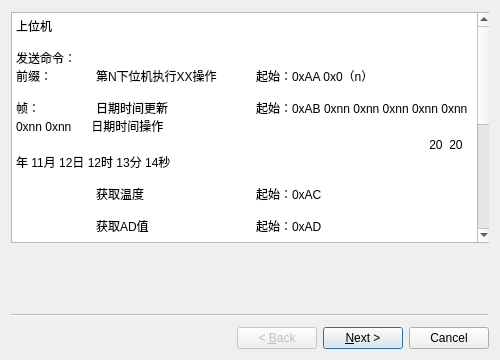
<?xml version="1.0" encoding="UTF-8"?>
<ui version="4.0">
 <class>Wizard</class>
 <widget class="QWizard" name="Wizard">
  <property name="windowTitle">
   <string>Wizard</string>
  </property>
  <widget class="QWizardPage" name="wizardPage1">
   <widget class="QTextBrowser" name="textBrowser">
    <property name="geometry">
     <rect>
      <x>0</x>
      <y>1</y>
      <width>481</width>
      <height>231</height>
     </rect>
    </property>
    <property name="html">
     <string>&lt;!DOCTYPE HTML PUBLIC &quot;-//W3C//DTD HTML 4.0//EN&quot; &quot;http://www.w3.org/TR/REC-html40/strict.dtd&quot;&gt;
&lt;html&gt;&lt;head&gt;&lt;meta name=&quot;qrichtext&quot; content=&quot;1&quot; /&gt;&lt;style type=&quot;text/css&quot;&gt;
p, li { white-space: pre-wrap; }
&lt;/style&gt;&lt;/head&gt;&lt;body style=&quot; font-family:'SimSun'; font-size:9pt; font-weight:400; font-style:normal;&quot;&gt;
&lt;p style=&quot; margin-top:0px; margin-bottom:0px; margin-left:0px; margin-right:0px; -qt-block-indent:0; text-indent:0px;&quot;&gt;上位机&lt;/p&gt;
&lt;p style=&quot;-qt-paragraph-type:empty; margin-top:0px; margin-bottom:0px; margin-left:0px; margin-right:0px; -qt-block-indent:0; text-indent:0px;&quot;&gt;&lt;br /&gt;&lt;/p&gt;
&lt;p style=&quot; margin-top:0px; margin-bottom:0px; margin-left:0px; margin-right:0px; -qt-block-indent:0; text-indent:0px;&quot;&gt;发送命令：&lt;/p&gt;
&lt;p style=&quot; margin-top:0px; margin-bottom:0px; margin-left:0px; margin-right:0px; -qt-block-indent:0; text-indent:0px;&quot;&gt;前缀：	第N下位机执行XX操作	起始：0xAA 0x0（n） &lt;/p&gt;
&lt;p style=&quot;-qt-paragraph-type:empty; margin-top:0px; margin-bottom:0px; margin-left:0px; margin-right:0px; -qt-block-indent:0; text-indent:0px;&quot;&gt;&lt;br /&gt;&lt;/p&gt;
&lt;p style=&quot; margin-top:0px; margin-bottom:0px; margin-left:0px; margin-right:0px; -qt-block-indent:0; text-indent:0px;&quot;&gt;帧：	日期时间更新		起始：0xAB 0xnn 0xnn 0xnn 0xnn 0xnn 0xnn 0xnn      日期时间操作&lt;/p&gt;
&lt;p style=&quot; margin-top:0px; margin-bottom:0px; margin-left:0px; margin-right:0px; -qt-block-indent:0; text-indent:0px;&quot;&gt;		    			    20  20年 11月 12日 12时 13分 14秒&lt;/p&gt;
&lt;p style=&quot;-qt-paragraph-type:empty; margin-top:0px; margin-bottom:0px; margin-left:0px; margin-right:0px; -qt-block-indent:0; text-indent:0px;&quot;&gt;&lt;br /&gt;&lt;/p&gt;
&lt;p style=&quot; margin-top:0px; margin-bottom:0px; margin-left:0px; margin-right:0px; -qt-block-indent:0; text-indent:0px;&quot;&gt;	获取温度		起始：0xAC&lt;/p&gt;
&lt;p style=&quot;-qt-paragraph-type:empty; margin-top:0px; margin-bottom:0px; margin-left:0px; margin-right:0px; -qt-block-indent:0; text-indent:0px;&quot;&gt;&lt;br /&gt;&lt;/p&gt;
&lt;p style=&quot; margin-top:0px; margin-bottom:0px; margin-left:0px; margin-right:0px; -qt-block-indent:0; text-indent:0px;&quot;&gt;	获取AD值		起始：0xAD&lt;/p&gt;
&lt;p style=&quot;-qt-paragraph-type:empty; margin-top:0px; margin-bottom:0px; margin-left:0px; margin-right:0px; -qt-block-indent:0; text-indent:0px;&quot;&gt;&lt;br /&gt;&lt;/p&gt;
&lt;p style=&quot; margin-top:0px; margin-bottom:0px; margin-left:0px; margin-right:0px; -qt-block-indent:0; text-indent:0px;&quot;&gt;	获取24C02内容		起始：0xAE&lt;/p&gt;
&lt;p style=&quot;-qt-paragraph-type:empty; margin-top:0px; margin-bottom:0px; margin-left:0px; margin-right:0px; -qt-block-indent:0; text-indent:0px;&quot;&gt;&lt;br /&gt;&lt;/p&gt;
&lt;p style=&quot;-qt-paragraph-type:empty; margin-top:0px; margin-bottom:0px; margin-left:0px; margin-right:0px; -qt-block-indent:0; text-indent:0px;&quot;&gt;&lt;br /&gt;&lt;/p&gt;
&lt;p style=&quot;-qt-paragraph-type:empty; margin-top:0px; margin-bottom:0px; margin-left:0px; margin-right:0px; -qt-block-indent:0; text-indent:0px;&quot;&gt;&lt;br /&gt;&lt;/p&gt;
&lt;p style=&quot; margin-top:0px; margin-bottom:0px; margin-left:0px; margin-right:0px; -qt-block-indent:0; text-indent:0px;&quot;&gt;接收数据：&lt;/p&gt;
&lt;p style=&quot; margin-top:0px; margin-bottom:0px; margin-left:0px; margin-right:0px; -qt-block-indent:0; text-indent:0px;&quot;&gt;前缀：	第N下位机执行XX操作	起始：0xAA 0x0（n）&lt;/p&gt;
&lt;p style=&quot;-qt-paragraph-type:empty; margin-top:0px; margin-bottom:0px; margin-left:0px; margin-right:0px; -qt-block-indent:0; text-indent:0px;&quot;&gt;&lt;br /&gt;&lt;/p&gt;
&lt;p style=&quot; margin-top:0px; margin-bottom:0px; margin-left:0px; margin-right:0px; -qt-block-indent:0; text-indent:0px;&quot;&gt;帧：	温度上传		起始：0xAC 0xnn&lt;/p&gt;
&lt;p style=&quot; margin-top:0px; margin-bottom:0px; margin-left:0px; margin-right:0px; -qt-block-indent:0; text-indent:0px;&quot;&gt;	&lt;/p&gt;
&lt;p style=&quot; margin-top:0px; margin-bottom:0px; margin-left:0px; margin-right:0px; -qt-block-indent:0; text-indent:0px;&quot;&gt;	获取AD值		起始：0xAD 0xnn 0xnn 0xnn 0xnn 0xnn 0xnn 0xnn 0xnn&lt;/p&gt;
&lt;p style=&quot;-qt-paragraph-type:empty; margin-top:0px; margin-bottom:0px; margin-left:0px; margin-right:0px; -qt-block-indent:0; text-indent:0px;&quot;&gt;&lt;br /&gt;&lt;/p&gt;
&lt;p style=&quot; margin-top:0px; margin-bottom:0px; margin-left:0px; margin-right:0px; -qt-block-indent:0; text-indent:0px;&quot;&gt;	获取24C02内容           起始：0xAE 0xnn 0xnn 0xnn 0xnn 0xnn 0xnn 0xnn 0xnn&lt;/p&gt;
&lt;p style=&quot;-qt-paragraph-type:empty; margin-top:0px; margin-bottom:0px; margin-left:0px; margin-right:0px; -qt-block-indent:0; text-indent:0px;&quot;&gt;&lt;br /&gt;&lt;/p&gt;&lt;/body&gt;&lt;/html&gt;</string>
    </property>
   </widget>
  </widget>
  <widget class="QWizardPage" name="wizardPage2"/>
 </widget>
 <resources/>
 <connections/>
</ui>
